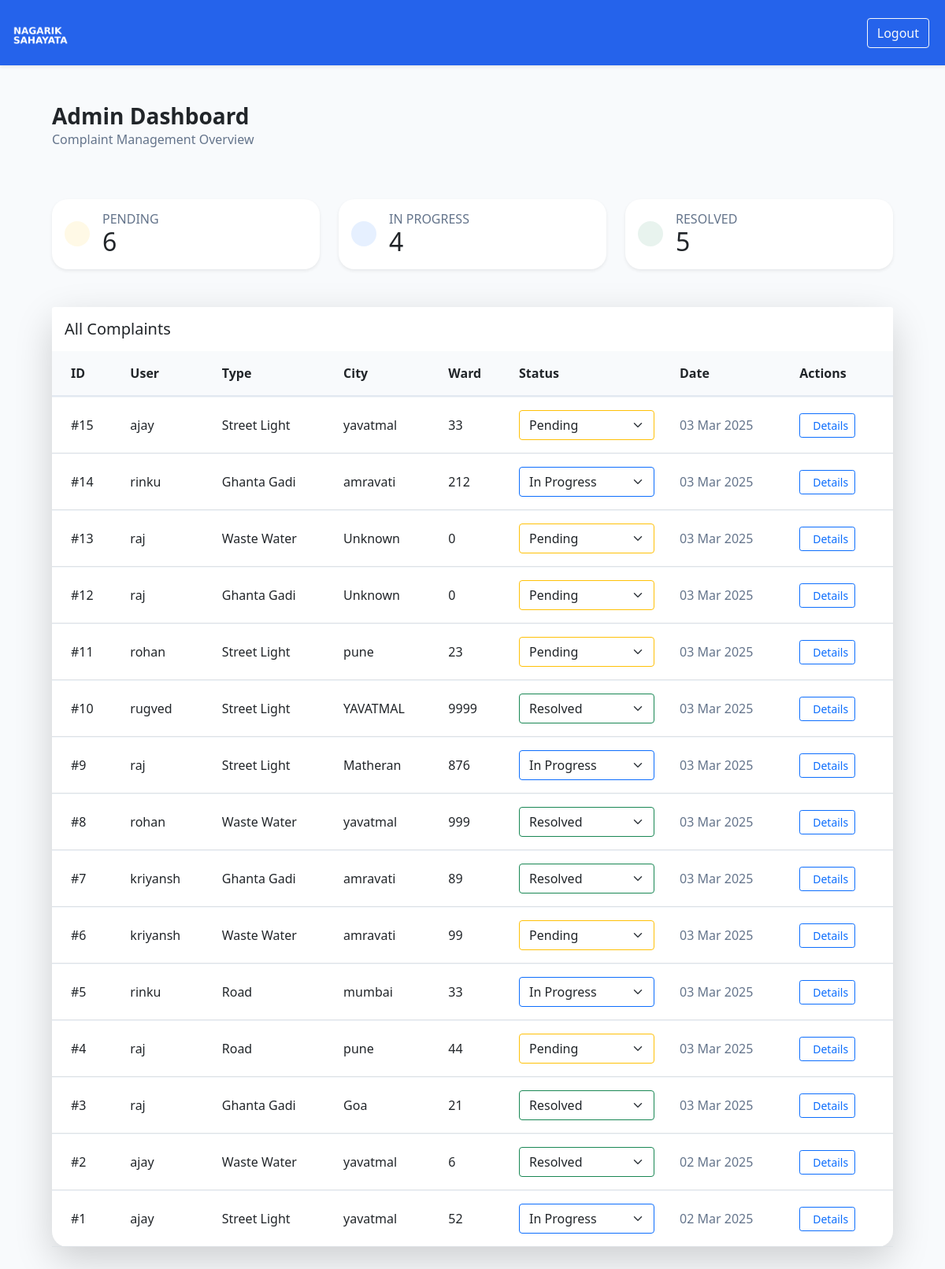
The page /admin-dashboard/ (signed in) on the database as committed earlier.
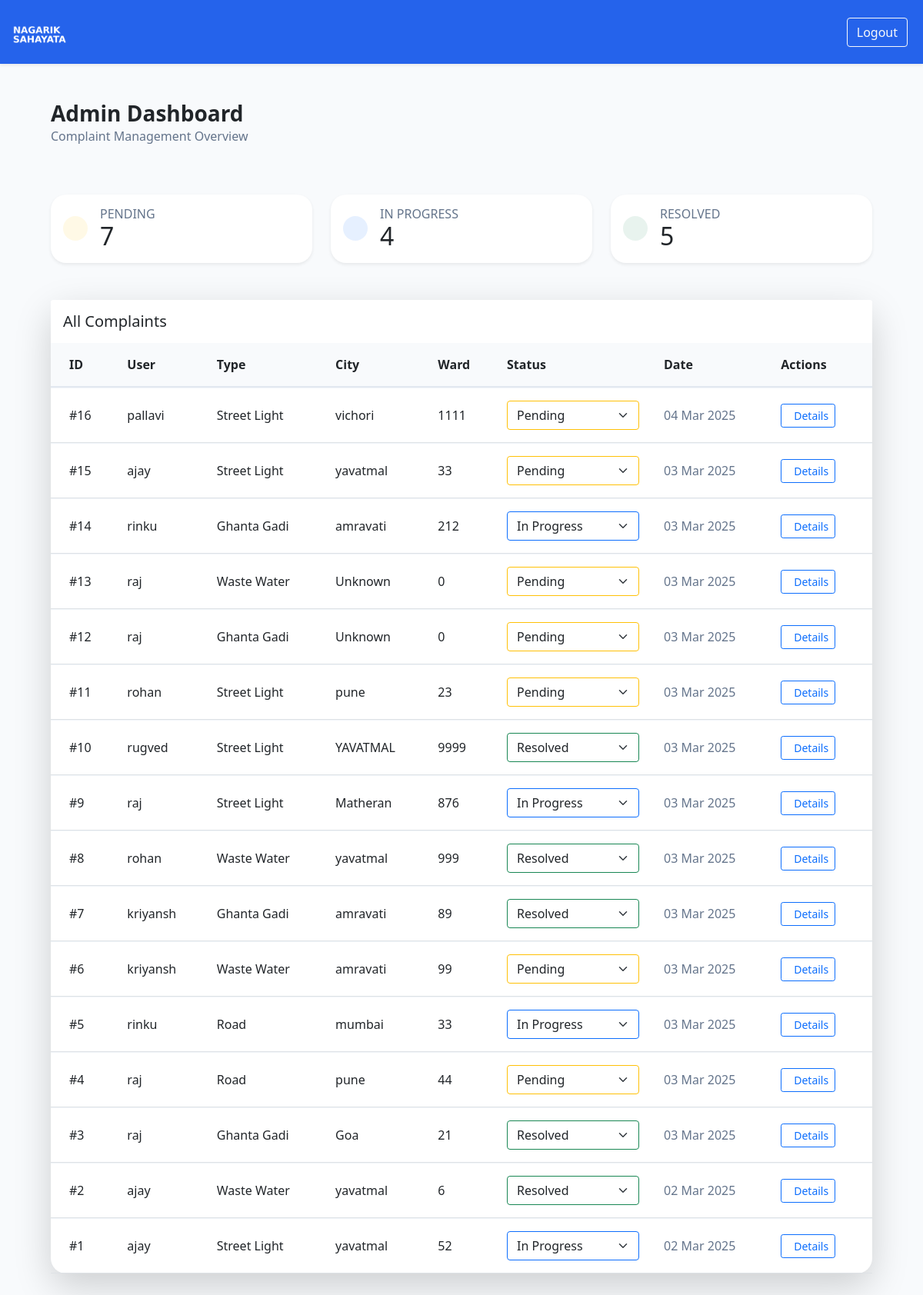
The same page on the database as committed later.
### complaints/models.py (models this page shows, shortened)
class Complaint(models.Model):
    COMPLAINT_TYPES = (
        ('street_light', 'Street Light'),
        ('ghanta_gadi', 'Ghanta Gadi'),
        ('waste_water', 'Waste Water'),
        ('road', 'Road'),
    )
    STATUS_CHOICES = (
        ('pending', 'Pending'),
        ('in_progress', 'In Progress'),
        ('resolved', 'Resolved'),
    )
    user = models.ForeignKey(User, on_delete=models.CASCADE)
    complaint_type = models.CharField(max_length=50, choices=COMPLAINT_TYPES,default="General")
    city = models.CharField(
        max_length=100,
        default='Unknown',  # Default value added
        blank=False,
        null=False
    )
    ward_number = models.IntegerField(
        default=0,  # Default value added
        blank=False,
        null=False
    )
    landmark = models.CharField(max_length=255, blank=True, null=True)
    description = models.TextField()
    created_at = models.DateTimeField(auto_now_add=True)
    status = models.CharField(
        max_length=20,
        choices=STATUS_CHOICES,
        default='pending'
    )

### complaints/views.py (the view)
# urls.py: path('admin-dashboard/', views.admin_dashboard, name='admin_dashboard'),
@login_required
def admin_dashboard(request):
    if not request.user.is_staff:
        return redirect('user_dashboard')
    complaints = Complaint.objects.select_related('user').all().order_by('-created_at')
    status_counts = {status: Complaint.objects.filter(status=status).count()
                    for status in ['pending', 'in_progress', 'resolved']}
    return render(request, 'admin_dashboard.html', {
        'complaints': complaints,
        'status_counts': status_counts,
        'total_complaints': sum(status_counts.values())
    })

### complaints/templates/admin_dashboard.html (shortened to what this page needs)
{% extends 'base.html' %}
{% block content %}
<div class="container-fluid px-4">
    <div class="d-flex justify-content-between align-items-center mb-5">
        <div>
            <h1 class="h3 fw-bold mb-0">Admin Dashboard</h1>
            <p class="text-muted">Complaint Management Overview</p>
        </div>
    </div>
    <div class="row g-4 mb-5">
        <div class="col-xl-4 col-md-6">
            <div class="card border-0 shadow-sm h-100">
                <div class="card-body">
                    <div class="d-flex align-items-center">
                        <div class="bg-warning bg-opacity-10 p-3 rounded-circle me-3">
                        </div>
                        <div>
                            <h6 class="text-uppercase text-muted mb-0">Pending</h6>
                            <h2 class="mb-0">{{ status_counts.pending }}</h2>
                        </div>
                    </div>
                </div>
            </div>
        </div>
        <div class="col-xl-4 col-md-6">
            <div class="card border-0 shadow-sm h-100">
                <div class="card-body">
                    <div class="d-flex align-items-center">
                        <div class="bg-primary bg-opacity-10 p-3 rounded-circle me-3">
                        </div>
                        <div>
                            <h6 class="text-uppercase text-muted mb-0">In Progress</h6>
                            <h2 class="mb-0">{{ status_counts.in_progress }}</h2>
                        </div>
                    </div>
                </div>
            </div>
        </div>
        <div class="col-xl-4 col-md-6">
            <div class="card border-0 shadow-sm h-100">
                <div class="card-body">
                    <div class="d-flex align-items-center">
                        <div class="bg-success bg-opacity-10 p-3 rounded-circle me-3">
                        </div>
                        <div>
                            <h6 class="text-uppercase text-muted mb-0">Resolved</h6>
                            <h2 class="mb-0">{{ status_counts.resolved }}</h2>
                        </div>
                    </div>
                </div>
            </div>
        </div>
    </div>
    <div class="card border-0 shadow-lg">
        <div class="card-header bg-white border-0 py-3">
            <h5 class="mb-0 fw-semibold">All Complaints</h5>
        </div>
        <div class="card-body p-0">
            <div class="table-responsive">
                <table class="table table-hover align-middle mb-0">
                    <thead class="bg-light">
                        <tr>
                            <th class="ps-4">ID</th>
                            <th>User</th>
                            <th>Type</th>
                            <th>City</th>
                            <th>Ward</th>
                            <th>Status</th>
                            <th>Date</th>
                            <th class="pe-4">Actions</th>
                        </tr>
                    </thead>
                    <tbody>
                        {% for complaint in complaints %}
                        <tr>
                            <td class="ps-4 fw-medium">#{{ complaint.id }}</td>
                            <td>{{ complaint.user.username }}</td>
                            <td>{{ complaint.get_complaint_type_display }}</td>
                            <td>{{ complaint.city }}</td>
                            <td>{{ complaint.ward_number }}</td>
                            <td>
                                <select class="form-select status-select {% if complaint.status == 'pending' %}border-warning
                                    {% elif complaint.status == 'in_progress' %}border-primary
                                    {% else %}border-success{% endif %}"
                                    data-id="{{ complaint.id }}">
                                    {% for status in complaint.STATUS_CHOICES %}
                                    <option value="{{ status.0 }}"
                                        {% if complaint.status == status.0 %}selected{% endif %}>
                                        {{ status.1 }}
                                    </option>
                                    {% endfor %}
                                </select>
                            </td>
                            <td class="text-muted">{{ complaint.created_at|date:"d M Y" }}</td>
                            <td class="pe-4">
                                <a href="{% url 'complaint_detail' complaint.id %}"
                                   class="btn btn-outline-primary btn-sm">
                                   Details
                                </a>
                            </td>
                        </tr>
                        {% empty %}
                        <tr>
                            <td colspan="7" class="text-center py-4">No complaints found</td>
                        </tr>
                        {% endfor %}
                    </tbody>
                </table>
            </div>
        </div>
    </div>
</div>
{% endblock %}

### complaints/templates/base.html (shortened to what this page needs)
{% load static %}
<!DOCTYPE html>
<html lang="en">
<head>
    <link href="https://cdn.jsdelivr.net/npm/bootstrap@5.1.3/dist/css/bootstrap.min.css" rel="stylesheet">
    <link href="{% static 'css/style.css' %}" rel="stylesheet">
</head>
<body class="bg-light">
    <nav class="navbar navbar-expand-lg navbar-light bg-stunning shade of blue shadow-sm">
        <div class="container-fluid">
            <a class="navbar-brand" href="/">
                <img src="{% static 'images/logo.png' %}"
                     alt="Complaint App Logo"
                     class="d-inline-block align-text-top"
                     style="height: 40px;">
            </a>
            <div class="d-flex align-items-center">
                {% if user.is_authenticated %}
                    <a href="{% url 'logout' %}" class="btn btn-outline-light me-2">Logout</a>
                {% else %}
                    <a href="{% url 'user_login' %}" class="btn btn-link text-dark text-decoration-none me-3">Sign In</a>
                    <a href="{% url 'user_register' %}" class="btn btn-primary px-4">Sign Up</a>
                {% endif %}
            </div>
        </div>
    </nav>
    <main class="container my-5">
        {% block content %}{% endblock %}
    </main>
</body>
</html>

### complaints/static/css/style.css (style rules this page uses)
:root { --primary-color: #2563eb; --primary-hover: #1d4ed8; }
.navbar { padding: 1rem 0; background-color: var(--primary-color); color: rgb(105, 0, 217); }
.card { border-radius: 1.25rem; }
.text-muted { color: #64748b !important; }
.bg-light { background-color: #f8fafc !important; }
.table { border-collapse: separate; border-spacing: 0; }
.table thead th { border-bottom: 2px solid #e2e8f0; border-top: none; }
.table td, .table th { padding: 1rem; vertical-align: middle; border-top: 1px solid #f1f5f9; }

Rows that differ between the two databases and show on the page:
added Complaint: id "16", user.username "pallavi", complaint_type "Street Light", city "vichori", ward_number "1111", status+id "Pending", created_at "04 Mar 2025"
Other text that changed with them:
{{ status_counts.pending }}: "6" → "7"
